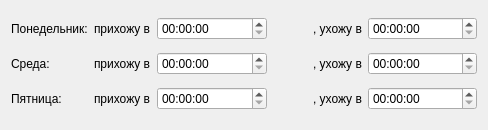
<?xml version="1.0" encoding="UTF-8"?>
<ui version="4.0">
 <class>IsPresentWidgetClass</class>
 <widget class="QWidget" name="IsPresentWidgetClass">
  <property name="geometry">
   <rect>
    <x>0</x>
    <y>0</y>
    <width>488</width>
    <height>130</height>
   </rect>
  </property>
  <property name="windowTitle">
   <string>Form</string>
  </property>
  <layout class="QGridLayout" name="gridLayout_2">
   <item row="0" column="0">
    <widget class="QLabel" name="label_7">
     <property name="text">
      <string>Понедельник:</string>
     </property>
    </widget>
   </item>
   <item row="0" column="1">
    <layout class="QHBoxLayout" name="horizontalLayout" stretch="0,1,0,0,1">
     <item>
      <widget class="QLabel" name="label">
       <property name="text">
        <string>прихожу в</string>
       </property>
      </widget>
     </item>
     <item>
      <widget class="QTimeEdit" name="timeEdit">
       <property name="dateTime">
        <datetime>
         <hour>0</hour>
         <minute>0</minute>
         <second>0</second>
         <year>1999</year>
         <month>12</month>
         <day>29</day>
        </datetime>
       </property>
       <property name="time">
        <time>
         <hour>0</hour>
         <minute>0</minute>
         <second>0</second>
        </time>
       </property>
      </widget>
     </item>
     <item>
      <spacer name="horizontalSpacer">
       <property name="orientation">
        <enum>Qt::Orientation::Horizontal</enum>
       </property>
       <property name="sizeHint" stdset="0">
        <size>
         <width>40</width>
         <height>20</height>
        </size>
       </property>
      </spacer>
     </item>
     <item>
      <widget class="QLabel" name="label_2">
       <property name="text">
        <string>, ухожу в</string>
       </property>
      </widget>
     </item>
     <item>
      <widget class="QTimeEdit" name="timeEdit_2"/>
     </item>
    </layout>
   </item>
   <item row="1" column="0">
    <widget class="QLabel" name="label_8">
     <property name="text">
      <string>Среда: </string>
     </property>
    </widget>
   </item>
   <item row="1" column="1">
    <layout class="QHBoxLayout" name="horizontalLayout_2" stretch="0,1,0,0,1">
     <item>
      <widget class="QLabel" name="label_3">
       <property name="text">
        <string>прихожу в</string>
       </property>
      </widget>
     </item>
     <item>
      <widget class="QTimeEdit" name="timeEdit_3"/>
     </item>
     <item>
      <spacer name="horizontalSpacer_2">
       <property name="orientation">
        <enum>Qt::Orientation::Horizontal</enum>
       </property>
       <property name="sizeHint" stdset="0">
        <size>
         <width>40</width>
         <height>20</height>
        </size>
       </property>
      </spacer>
     </item>
     <item>
      <widget class="QLabel" name="label_4">
       <property name="text">
        <string>, ухожу в</string>
       </property>
      </widget>
     </item>
     <item>
      <widget class="QTimeEdit" name="timeEdit_4"/>
     </item>
    </layout>
   </item>
   <item row="2" column="0">
    <widget class="QLabel" name="label_9">
     <property name="text">
      <string>Пятница: </string>
     </property>
    </widget>
   </item>
   <item row="2" column="1">
    <layout class="QHBoxLayout" name="horizontalLayout_3" stretch="0,1,0,0,1">
     <item>
      <widget class="QLabel" name="label_5">
       <property name="text">
        <string>прихожу в</string>
       </property>
      </widget>
     </item>
     <item>
      <widget class="QTimeEdit" name="timeEdit_5"/>
     </item>
     <item>
      <spacer name="horizontalSpacer_3">
       <property name="orientation">
        <enum>Qt::Orientation::Horizontal</enum>
       </property>
       <property name="sizeHint" stdset="0">
        <size>
         <width>40</width>
         <height>20</height>
        </size>
       </property>
      </spacer>
     </item>
     <item>
      <widget class="QLabel" name="label_6">
       <property name="text">
        <string>, ухожу в</string>
       </property>
      </widget>
     </item>
     <item>
      <widget class="QTimeEdit" name="timeEdit_6"/>
     </item>
    </layout>
   </item>
  </layout>
 </widget>
 <resources/>
 <connections/>
</ui>
